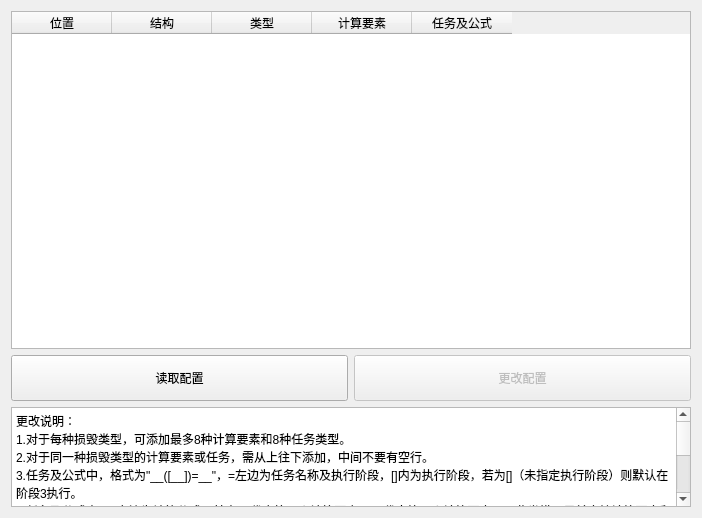
<?xml version="1.0" encoding="UTF-8"?>
<ui version="4.0">
 <class>editconfig</class>
 <widget class="QWidget" name="editconfig">
  <property name="geometry">
   <rect>
    <x>0</x>
    <y>0</y>
    <width>702</width>
    <height>518</height>
   </rect>
  </property>
  <property name="windowTitle">
   <string>查看配置</string>
  </property>
  <layout class="QGridLayout" name="gridLayout">
   <item row="1" column="1">
    <widget class="QPushButton" name="pb_change">
     <property name="enabled">
      <bool>false</bool>
     </property>
     <property name="minimumSize">
      <size>
       <width>0</width>
       <height>46</height>
      </size>
     </property>
     <property name="text">
      <string>更改配置</string>
     </property>
    </widget>
   </item>
   <item row="0" column="0" colspan="2">
    <widget class="QTableWidget" name="tableWidget">
     <column>
      <property name="text">
       <string>位置</string>
      </property>
     </column>
     <column>
      <property name="text">
       <string>结构</string>
      </property>
     </column>
     <column>
      <property name="text">
       <string>类型</string>
      </property>
     </column>
     <column>
      <property name="text">
       <string>计算要素</string>
      </property>
     </column>
     <column>
      <property name="text">
       <string>任务及公式</string>
      </property>
     </column>
    </widget>
   </item>
   <item row="1" column="0">
    <widget class="QPushButton" name="pb_read">
     <property name="minimumSize">
      <size>
       <width>0</width>
       <height>46</height>
      </size>
     </property>
     <property name="text">
      <string>读取配置</string>
     </property>
    </widget>
   </item>
   <item row="2" column="0" colspan="2">
    <widget class="QTextBrowser" name="textBrowser">
     <property name="maximumSize">
      <size>
       <width>16777215</width>
       <height>100</height>
      </size>
     </property>
     <property name="html">
      <string>&lt;!DOCTYPE HTML PUBLIC &quot;-//W3C//DTD HTML 4.0//EN&quot; &quot;http://www.w3.org/TR/REC-html40/strict.dtd&quot;&gt;
&lt;html&gt;&lt;head&gt;&lt;meta name=&quot;qrichtext&quot; content=&quot;1&quot; /&gt;&lt;style type=&quot;text/css&quot;&gt;
p, li { white-space: pre-wrap; }
&lt;/style&gt;&lt;/head&gt;&lt;body style=&quot; font-family:'SimSun'; font-size:9pt; font-weight:400; font-style:normal;&quot;&gt;
&lt;p style=&quot; margin-top:0px; margin-bottom:0px; margin-left:0px; margin-right:0px; -qt-block-indent:0; text-indent:0px;&quot;&gt;更改说明：&lt;/p&gt;
&lt;p style=&quot; margin-top:0px; margin-bottom:0px; margin-left:0px; margin-right:0px; -qt-block-indent:0; text-indent:0px;&quot;&gt;1.对于每种损毁类型，可添加最多8种计算要素和8种任务类型。&lt;/p&gt;
&lt;p style=&quot; margin-top:0px; margin-bottom:0px; margin-left:0px; margin-right:0px; -qt-block-indent:0; text-indent:0px;&quot;&gt;2.对于同一种损毁类型的计算要素或任务，需从上往下添加，中间不要有空行。&lt;/p&gt;
&lt;p style=&quot; margin-top:0px; margin-bottom:0px; margin-left:0px; margin-right:0px; -qt-block-indent:0; text-indent:0px;&quot;&gt;3.任务及公式中，格式为&amp;quot;__([__])=__&amp;quot;，=左边为任务名称及执行阶段，[]内为执行阶段，若为[]（未指定执行阶段）则默认在阶段3执行。&lt;/p&gt;
&lt;p style=&quot; margin-top:0px; margin-bottom:0px; margin-left:0px; margin-right:0px; -qt-block-indent:0; text-indent:0px;&quot;&gt;4.任务及公式中，=右边为计算公式，其中a1代表第一个计算要素，a2代表第二个计算要素，以此类推。目前支持计算要素和常数之间的乘法运算，x自定义。&lt;/p&gt;
&lt;p style=&quot; margin-top:0px; margin-bottom:0px; margin-left:0px; margin-right:0px; -qt-block-indent:0; text-indent:0px;&quot;&gt;5.所有符号为英文字符，请勿使用中文符号。&lt;/p&gt;
&lt;p style=&quot; margin-top:0px; margin-bottom:0px; margin-left:0px; margin-right:0px; -qt-block-indent:0; text-indent:0px;&quot;&gt;6.请勿删除最后的&amp;quot;-end-&amp;quot;。&lt;/p&gt;
&lt;p style=&quot; margin-top:0px; margin-bottom:0px; margin-left:0px; margin-right:0px; -qt-block-indent:0; text-indent:0px;&quot;&gt;7.点击更改配置后，重启软件更改生效。&lt;/p&gt;
&lt;p style=&quot; margin-top:0px; margin-bottom:0px; margin-left:0px; margin-right:0px; -qt-block-indent:0; text-indent:0px;&quot;&gt;8.更改前请备份config.txt以防万一。&lt;/p&gt;&lt;/body&gt;&lt;/html&gt;</string>
     </property>
    </widget>
   </item>
  </layout>
 </widget>
 <resources/>
 <connections/>
</ui>
